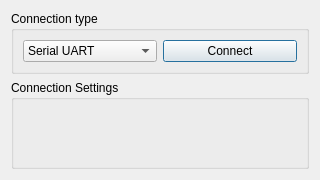
<?xml version="1.0" encoding="UTF-8"?>
<ui version="4.0">
 <class>InterfaceDialog</class>
 <widget class="QDialog" name="InterfaceDialog">
  <property name="geometry">
   <rect>
    <x>0</x>
    <y>0</y>
    <width>320</width>
    <height>180</height>
   </rect>
  </property>
  <property name="windowTitle">
   <string>Dialog</string>
  </property>
  <layout class="QGridLayout" name="gridLayout">
   <item row="0" column="0">
    <widget class="QGroupBox" name="groupBox_connectionType">
     <property name="sizePolicy">
      <sizepolicy hsizetype="Preferred" vsizetype="Minimum">
       <horstretch>0</horstretch>
       <verstretch>0</verstretch>
      </sizepolicy>
     </property>
     <property name="title">
      <string>Connection type</string>
     </property>
     <layout class="QGridLayout" name="gridLayout_2">
      <item row="0" column="0">
       <widget class="QComboBox" name="comboBox">
        <property name="sizePolicy">
         <sizepolicy hsizetype="Preferred" vsizetype="Fixed">
          <horstretch>0</horstretch>
          <verstretch>0</verstretch>
         </sizepolicy>
        </property>
        <item>
         <property name="text">
          <string>Serial UART</string>
         </property>
        </item>
        <item>
         <property name="text">
          <string>Ethernet UDP</string>
         </property>
        </item>
       </widget>
      </item>
      <item row="0" column="1">
       <widget class="QPushButton" name="pushButton_connect">
        <property name="text">
         <string>Connect</string>
        </property>
       </widget>
      </item>
     </layout>
    </widget>
   </item>
   <item row="1" column="0">
    <widget class="QGroupBox" name="groupBox_connectionSettings">
     <property name="sizePolicy">
      <sizepolicy hsizetype="Preferred" vsizetype="MinimumExpanding">
       <horstretch>0</horstretch>
       <verstretch>0</verstretch>
      </sizepolicy>
     </property>
     <property name="title">
      <string>Connection Settings</string>
     </property>
    </widget>
   </item>
  </layout>
 </widget>
 <resources/>
 <connections/>
</ui>
